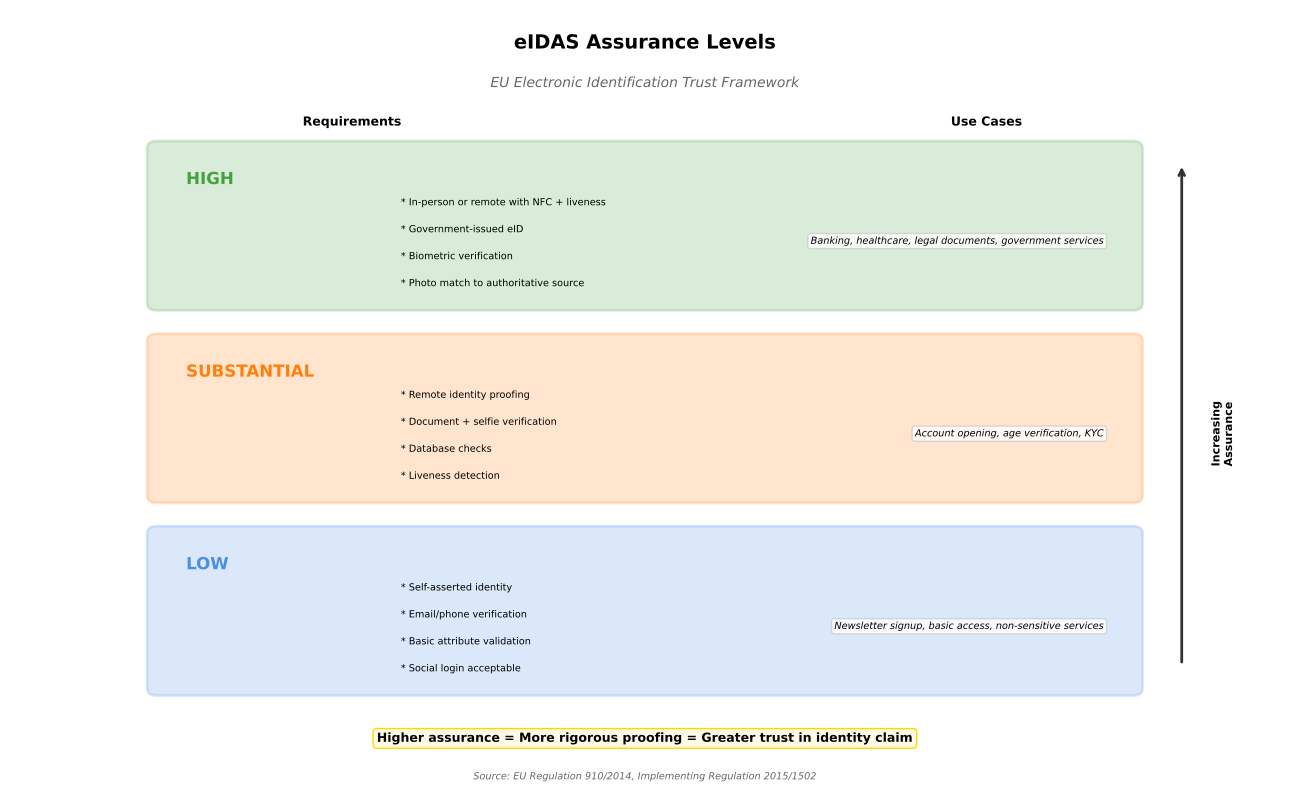

Python code for this plot:
"""
eIDAS Assurance Levels
Shows the three levels of assurance in eIDAS framework

Output: eidas_assurance_levels.pdf
Module: module_01_fintech
Lesson: 6 - Digital Identity
"""

from pathlib import Path
import matplotlib.pyplot as plt
import matplotlib.patches as mpatches
import numpy as np

CHART_METADATA = {
    'title': 'eIDAS Assurance Levels',
    'module': 'module_01_fintech',
    'lesson': 6,
    'url': 'https://github.com/Digital-AI-Finance/digital-finance/tree/main/module_01_fintech/figures/eidas_assurance_levels'
}

plt.rcParams.update({
    'font.size': 10,
    'axes.labelsize': 10,
})

def create_chart():
    """Create eIDAS assurance levels diagram"""
    fig, ax = plt.subplots(figsize=(13, 8))
    ax.set_xlim(0, 13)
    ax.set_ylim(0, 10)
    ax.axis('off')

    # Title
    ax.text(6.5, 9.5, 'eIDAS Assurance Levels', fontsize=14, fontweight='bold', ha='center')
    ax.text(6.5, 9, 'EU Electronic Identification Trust Framework', fontsize=10, ha='center',
           style='italic', color='#666666')

    # Three levels as stacked boxes (pyramid style)
    levels = [
        {
            'name': 'HIGH',
            'y': 7,
            'width': 10,
            'color': '#44A044',
            'requirements': ['In-person or remote with NFC + liveness', 'Government-issued eID',
                           'Biometric verification', 'Photo match to authoritative source'],
            'use_cases': 'Banking, healthcare, legal documents, government services'
        },
        {
            'name': 'SUBSTANTIAL',
            'y': 4.5,
            'width': 10,
            'color': '#FF7F0E',
            'requirements': ['Remote identity proofing', 'Document + selfie verification',
                           'Database checks', 'Liveness detection'],
            'use_cases': 'Account opening, age verification, KYC'
        },
        {
            'name': 'LOW',
            'y': 2,
            'width': 10,
            'color': '#4A90E2',
            'requirements': ['Self-asserted identity', 'Email/phone verification',
                           'Basic attribute validation', 'Social login acceptable'],
            'use_cases': 'Newsletter signup, basic access, non-sensitive services'
        },
    ]

    for level in levels:
        # Main box
        x_start = (13 - level['width']) / 2
        box = mpatches.FancyBboxPatch((x_start, level['y']-0.8), level['width'], 2,
                                       boxstyle='round,pad=0.1',
                                       facecolor=level['color'], alpha=0.2,
                                       edgecolor=level['color'], lw=2)
        ax.add_patch(box)

        # Level name
        ax.text(x_start + 0.3, level['y']+0.8, level['name'], fontsize=12, fontweight='bold',
               color=level['color'], va='center')

        # Requirements (left side)
        for i, req in enumerate(level['requirements']):
            ax.text(x_start + 2.5, level['y']+0.5-i*0.35, f'* {req}', fontsize=7, va='center')

        # Use cases (right side)
        ax.text(x_start + level['width'] - 0.3, level['y'], level['use_cases'],
               fontsize=7, ha='right', va='center', style='italic',
               bbox=dict(boxstyle='round', facecolor='white', edgecolor='#CCCCCC', alpha=0.8))

    # Arrow showing increasing assurance
    ax.annotate('', xy=(12, 8), xytext=(12, 1.5),
               arrowprops=dict(arrowstyle='->', color='#333333', lw=2))
    ax.text(12.3, 4.5, 'Increasing\nAssurance', fontsize=8, fontweight='bold',
           rotation=90, va='center', ha='left')

    # Column headers
    ax.text(3.5, 8.5, 'Requirements', fontsize=9, fontweight='bold', ha='center')
    ax.text(10, 8.5, 'Use Cases', fontsize=9, fontweight='bold', ha='center')

    # Key insight
    insight = "Higher assurance = More rigorous proofing = Greater trust in identity claim"
    ax.text(6.5, 0.5, insight, ha='center', fontsize=9, fontweight='bold',
           bbox=dict(boxstyle='round', facecolor='#FFF9E6', edgecolor='#FFD700'))

    # Source
    fig.text(0.5, 0.02, 'Source: EU Regulation 910/2014, Implementing Regulation 2015/1502',
            fontsize=7, ha='center', style='italic', color='#666666')

    plt.tight_layout()

    output_path = Path(__file__).parent / 'eidas_assurance_levels.pdf'
    plt.savefig(output_path, format='pdf', dpi=300, bbox_inches='tight')
    plt.close()
    print(f"Chart saved to: {output_path}")
    return output_path

if __name__ == '__main__':
    create_chart()
